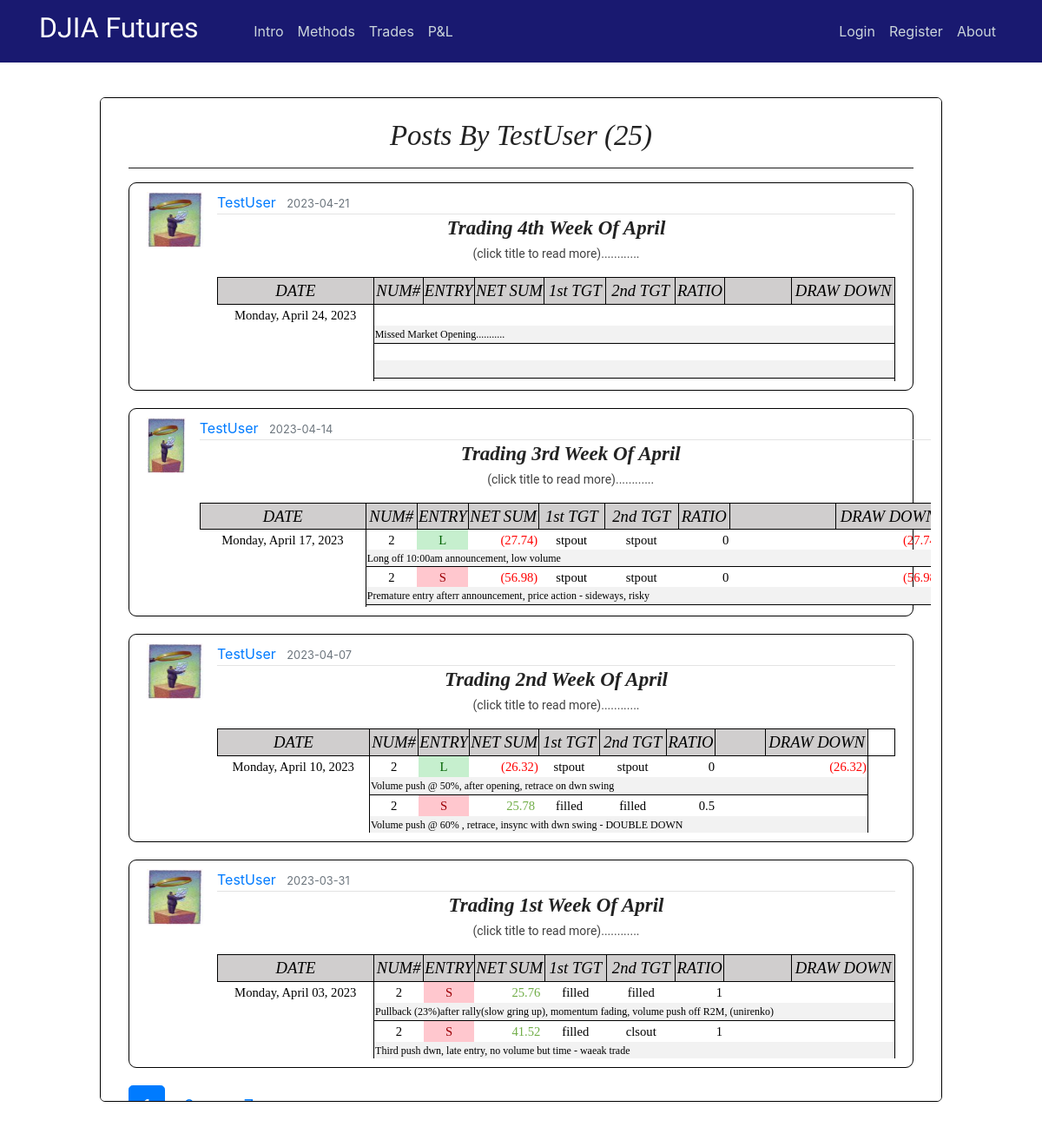
Page /user/TestUser on the earlier database version.
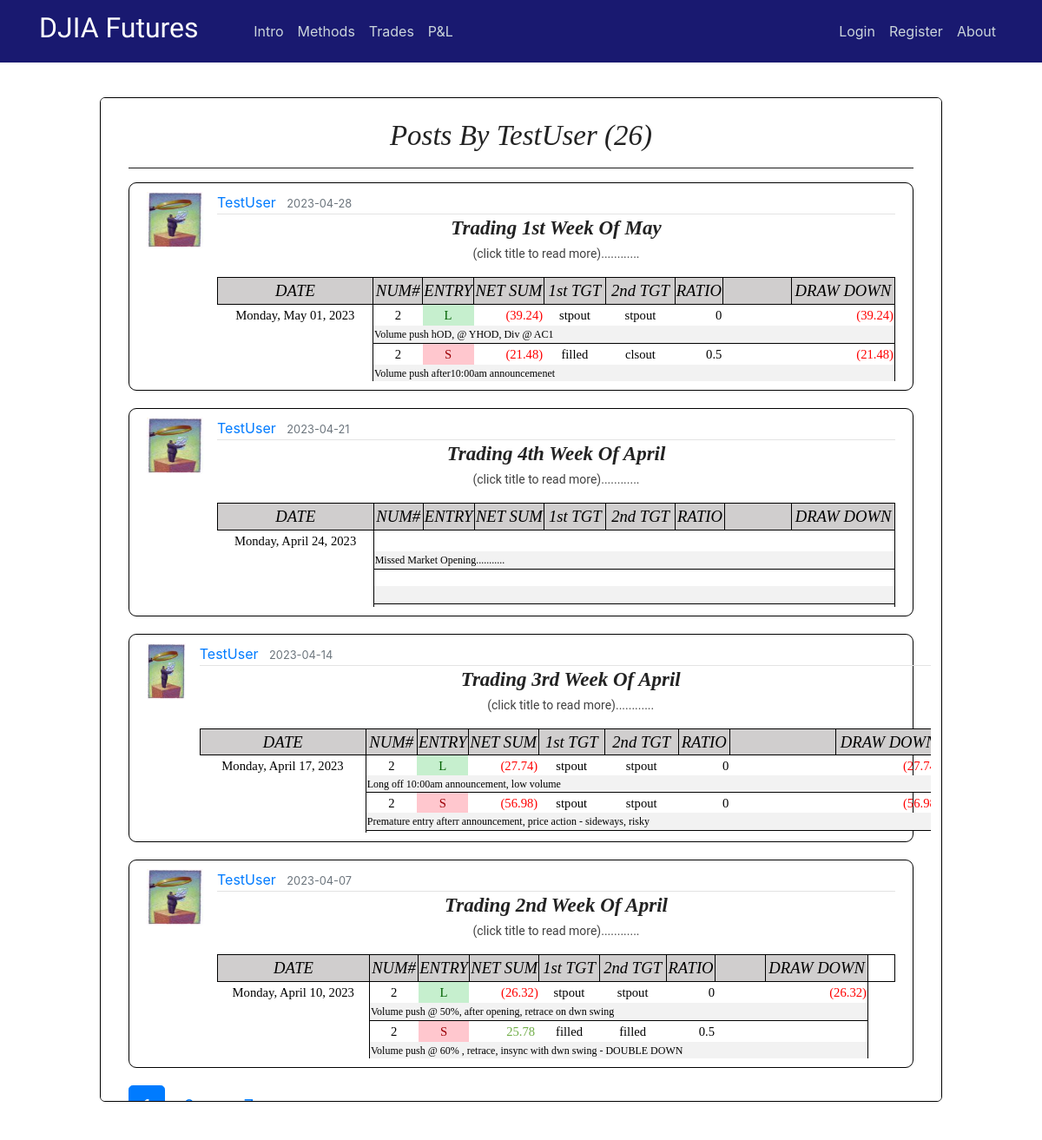
Same page on the later database version.
### flaskblog/models.py (models this page shows, shortened)
class User(db.Model, UserMixin):
    id = db.Column(db.Integer, primary_key=True)
    username = db.Column(db.String(20), unique=True, nullable=False)
    email = db.Column(db.String(120), unique=True, nullable=False)
    image_file = db.Column(db.String(20), nullable=False, default='default.jpg')
    password = db.Column(db.String(60), nullable=False)
    posts = db.relationship('Post', backref='author', lazy=True)

class Post(db.Model):
    id = db.Column(db.Integer, primary_key=True)
    title = db.Column(db.String(100), nullable=False)
    date_posted = db.Column(db.DateTime, nullable=False, default=datetime.utcnow)
    content = db.Column(db.Text, nullable=False)
    user_id = db.Column(db.Integer, db.ForeignKey('user.id'), nullable=False)
    teaser_title = db.Column(db.Text, nullable=True)
    teaser_details = db.Column(db.Text, nullable=True)
    teaser_caption = db.Column(db.Text, nullable=True)
    teaser_img = db.Column(db.Text, nullable=True)
    teaser_content = db.Column(db.Text, nullable=True)
    teaser_wkid = db.Column(db.Text, nullable=True)

### flaskblog/users/routes.py (the view)
@users.route("/user/<string:username>")
def user_posts(username):
    page = request.args.get('page', 1, type=int)
    user = User.query.filter_by(username=username).first_or_404()
    posts = Post.query.filter_by(author=user)\
        .order_by(Post.date_posted.desc())\
        .paginate(page=page, per_page=4)
    return render_template('user_posts.html', posts=posts, user=user)

### flaskblog/templates/user_posts.html
{% extends "layout.html" %}
{% block content %}
<div class="intro-page" style="height: 77vh;overflow: auto;">
  <div class="intro-inner-div" style="height:auto;background-color:white;border-radius:5px;">
    <center><br><h1 class="hero-header">Posts by {{ user.username }} ({{ posts.total }})</h1><hr></center>
    {% for post in posts.items %}
        <article class="media content-section" style="max-height:280px;">
          <img class="article-img" src="{{ url_for('static', filename='profile_pics/' + post.author.image_file) }}">
          <div class="media-body">
            <div class="article-metadata">
              <a class="mr-2" href="{{ url_for('users.user_posts', username=post.author.username) }}">{{ post.author.username }}</a>
              <small class="text-muted">{{ post.date_posted.strftime('%Y-%m-%d') }}</small>
            </div>
            <center><a href="{{ url_for('posts.post', post_id=post.id) }}"><h3 class="hero-header"><b>{{ post.title }}</b></h3></a>
            <p class="teaser-content" >(click title to read more)............</p></center>
            <p class="teaser-content" ><div style="overflow:hidden;max-height:120px;">
              {{ post.content|safe }}
            </p>
        </article>
    {% endfor %}
    {% for page_num in posts.iter_pages(left_edge=1, right_edge=1, left_current=1, right_current=2) %}
      {% if page_num %}
        {% if posts.page == page_num %}
          <a class="btn btn-primary btn-lg mb-8" href="{{ url_for('users.user_posts', username=user.username, page=page_num) }}">{{ page_num }}</a>
        {% else %}
          <a class="btn btn-primary-info btn-lg mb-8" href="{{ url_for('users.user_posts', username=user.username, page=page_num) }}">{{ page_num }}</a>
        {% endif %}
      {% else %}
        ...
      {% endif %}
    {% endfor %}
  </div>
</div>
{% endblock content %}

### flaskblog/templates/layout.html (shortened to what this page needs)
<!DOCTYPE html>
<html xmlns:v="urn:schemas-microsoft-com:vml" xmlns:o="urn:schemas-microsoft-com:office:office" xmlns:x="urn:schemas-microsoft-com:office:excel" xmlns="http://www.w3.org/TR/REC-html40" >
    <head>
      <link rel="stylesheet" href="https://maxcdn.bootstrapcdn.com/bootstrap/4.0.0/css/bootstrap.min.css">
      <link rel="stylesheet" type="text/css" href="{{ url_for('static', filename='main.css') }}">
      <link rel="stylesheet" type="text/css" href="{{ url_for('static', filename='study.css') }}">
      <link rel="stylesheet" type="text/css" href="{{ url_for('static', filename='modal.css') }}">
      <link rel="Stylesheet" type="text/css" href="{{ url_for('static', filename='stylesheet.css') }}">
    </head>
    <body>
    <div class="grid">
    <header class="site-header">
          <nav class="navbar navbar-expand-md navbar-dark bg-steel fixed-top">
              <div class="container">
                <a class="navbar-brand mr-2" href="/"><h2><span style="font-family:Lobster Two">DJIA Futures &nbsp &nbsp &nbsp</span></h2></a>
                <div class="collapse navbar-collapse" id="navbarToggle">
                  <div class="navbar-nav mr-auto">
                    <a class="nav-item nav-link" href="{{ url_for('main.intro') }}">Intro</a>
                    <a class="nav-item nav-link" href="{{ url_for('main.methods') }}">Methods</a>
                    <a class="nav-item nav-link" href="{{ url_for('main.trades') }}">Trades</a>
                    <a class="nav-item nav-link" href="{{ url_for('main.pnl') }}">P&L</a>
                  </div>
                  <div class="navbar-nav">
                    {% if current_user.is_authenticated and current_user.username == "GuestUser" %}
                      <a class="nav-item nav-link" href="{{ url_for('users.login') }}">Members Login</a>
                      <a class="nav-item nav-link" href="{{ url_for('users.logout') }}">Logout</a>
                      <a class="nav-item nav-link" href="{{ url_for('main.about') }}">About</a>
                    {% else %}
                      {% if current_user.is_authenticated %}
                        <a class="nav-item nav-link" href="{{ url_for('posts.new_post') }}">New Post</a>
                        <a class="nav-item nav-link" href="{{ url_for('users.account') }}">Account</a>
                        <a class="nav-item nav-link" href="{{ url_for('users.logout') }}">Logout</a>
                        <a class="nav-item nav-link" href="{{ url_for('main.about') }}">About</a>
                      {% else %}
                        <a class="nav-item nav-link" href="{{ url_for('users.login') }}">Login</a>
                        <a class="nav-item nav-link" href="{{ url_for('users.register') }}">Register</a>
                        <a class="nav-item nav-link" href="{{ url_for('main.about') }}">About</a>
                      {% endif %}
                    {% endif %}
                  </div>
                </div>
              </div>
          </nav>
    </header>
    <main role="main" class="container-fluid site-header-border-adjust col-md-10">
      <div>
        {% block content %}{% endblock %}
      </div>
    </main>
    </body>
</html>

### flaskblog/static/main.css (style rules this page uses)
body { margin-top: 5rem; }
.intro-page { border-radius: 6px; border: 1px solid black; background-color: white; padding-right: 12px; padding-left: 12px; }
.intro-inner-div { height: 75vh; overflow: auto; padding-right: 20px; padding-left: 20px; }
hr { margin-top: 1rem; margin-bottom: 1rem; border: 0; border-top: 1px solid rgba(0, 0, 0, 0.89); }
p.teaser-content { color: #414141; font-size: 14px; font-family: 'Roboto', Arial, 'Helvetica Neue', Helvetica, sans-serif; line-height: 1.5; }
.bg-steel { background-color: midnightblue; }
.site-header .navbar-nav .nav-link { color: #cbd5db; }
.site-header-border-adjust { margin-top: 7rem; }
.content-section { background: #ffffff; padding: 10px 20px; border: 1px solid #000000; border-radius: 9px; margin-bottom: 20px; }
.article-img { height: 65px; width: 65px; margin-right: 16px; }
.article-metadata { padding-bottom: 1px; margin-bottom: 4px; border-bottom: 1px solid #e3e3e3 }

### flaskblog/static/study.css (style rules this page uses)
h1.hero-header { color: #222; text-transform: capitalize; font-weight: 400; font-style: italic; font-size: 28px; font-family: Baskerville, 'Baskerville Old Face', 'Hoefler Text', Garamond, 'Times New Roman', serif; }
h3.hero-header { color: #222; text-transform: capitalize; font-weight: 400; font-style: italic; font-size: 28px; font-family: Baskerville, 'Baskerville Old Face', 'Hoefler Text', Garamond, 'Times New Roman', serif; }
h3 { font-weight: 700; line-height: 1; }
@media screen and (min-width: 25rem) { h1.hero-header { font-size: 33px; } }
@media screen and (min-width: 25rem) { h3.hero-header { font-size: 23px; } }

### flaskblog/static/modal.css (style rules this page uses)
img { margin-bottom: -4px; }

### flaskblog/static/stylesheet.css (style rules this page uses)
tr { mso-height-source:auto; mso-ruby-visibility:none; }
col { mso-width-source:auto; mso-ruby-visibility:none; }
td { mso-style-parent:style0; padding-top:1px; padding-right:1px; padding-left:1px; mso-ignore:padding; mso-number-format:"General"; text-align:general; vertical-align:bottom; white-space:nowrap; mso-rotate:0; mso-pattern:auto; mso-background-source:auto; color:#000000; font-size:11.0pt; font-weight:400; font-style:normal; text-decoration:none; font-family:Calibri; mso-generic-font-family:auto; mso-font-charset:134; border:none; mso-protection:locked visible; }
.xl65 { mso-style-parent:style0; text-align:center; mso-pattern:auto none; background:#D0CECE; font-size:14.0pt; font-style:italic; mso-font-charset:134; border:.5pt solid windowtext; }
.xl66 { mso-style-parent:style0; mso-number-format:"0\.00_\)\;\[Red\]\\\(0\.00\\\)"; mso-font-charset:134; }
.xl67 { mso-style-parent:style0; mso-number-format:"0\.00_\)\;\[Red\]\\\(0\.00\\\)"; text-align:center; mso-pattern:auto none; background:#D0CECE; font-size:14.0pt; font-style:italic; mso-font-charset:134; border:.5pt solid windowtext; }
.xl68 { mso-style-parent:style0; mso-number-format:"\[$-F800\]dddd\\\,\\ mmmm\\ dd\\\,\\ yyyy"; text-align:center; mso-font-charset:134; }
.xl69 { mso-style-parent:style0; mso-number-format:"0"; text-align:center; mso-font-charset:134; border-left:.5pt solid windowtext; border-top:.5pt solid windowtext; }
.xl70 { mso-style-parent:style0; text-align:center; mso-font-charset:134; border-top:.5pt solid windowtext; }
.xl71 { mso-style-parent:style0; mso-number-format:"0\.00_\)\;\[Red\]\\\(0\.00\\\)"; text-align:right; mso-font-charset:134; border-top:.5pt solid windowtext; }
.xl72 { mso-style-parent:style0; mso-font-charset:134; border-top:.5pt solid windowtext; }
.xl73 { mso-style-parent:style0; mso-number-format:"0\.00_\)\;\[Red\]\\\(0\.00\\\)"; mso-font-charset:134; border-top:.5pt solid windowtext; }
.xl74 { mso-style-parent:style0; mso-number-format:"0"; text-align:left; vertical-align:top; mso-pattern:auto none; background:#F2F2F2; font-size:9.0pt; font-family:Comic Sans MS; mso-font-charset:134; border-left:.5pt solid windowtext; border-bottom:.5pt solid windowtext; }
.xl81 { mso-style-parent:style0; mso-number-format:"0\.00_\)\;\[Red\]\\\(0\.00\\\)"; mso-font-charset:134; border-top:.5pt solid windowtext; border-right:.5pt solid windowtext; }

Differences in the rows shown:
no longer on this page (row unchanged): Post: image_file (picture), author.username "TestUser", date_posted "2023-03-31", title "Trading 1st Week Of April", content "DATE NUM# ENTRY NET SUM 1st TGT 2nd TGT RATIO DRAW DOWN Monday, April 03, 2023 2 S 25.76 filled filled 1 Pullback (23%)after rally(slow gring up), momentum fading, volume push off R2M, (unirenko) 2 S 41.52 filled clsout 1 Third push dwn, late entry, no volume but time - waeak trade"
added Post: image_file (picture), author.username "TestUser", date_posted "2023-04-28", title "Trading 1st Week Of May", content "DATE NUM# ENTRY NET SUM 1st TGT 2nd TGT RATIO DRAW DOWN Monday, May 01, 2023 2 L (39.24) stpout stpout 0 (39.24) Volume push hOD, @ YHOD, Div @ AC1 2 S (21.48) filled clsout 0.5 (21.48) Volume push after10:00am announcemenet"
Other differences:
{{ posts.total }}: "25" → "26"
